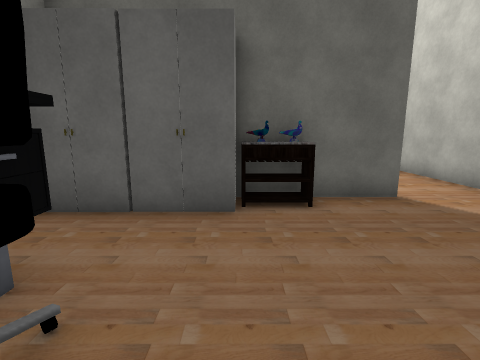
View 1 (above)

16 first-person views from a walk through a scene from a Unity 3-D project. The camera is 1.5 m above the floor, tilts 10° down and sees 85° across. The floor is counted in squares, 1 m on a side. Each view is taken from the middle of a square. On the plan, view 1 faces up. The plan holds only what a view shows up to about 14 squares ahead; the rest is blank. The player is left out. Door leaves are left out, so doorways stand open. Some surface patterns are stand-ins.

View 2
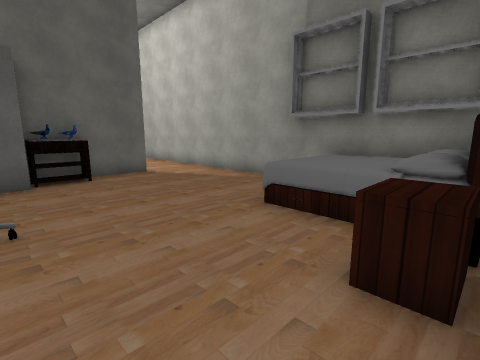

View 3
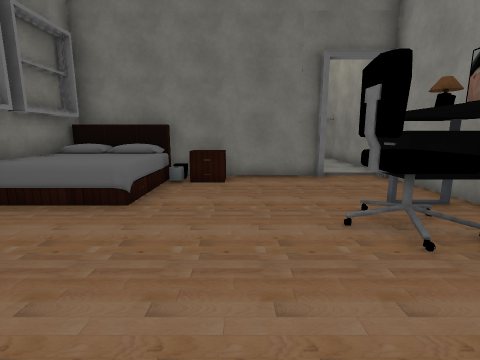

View 4
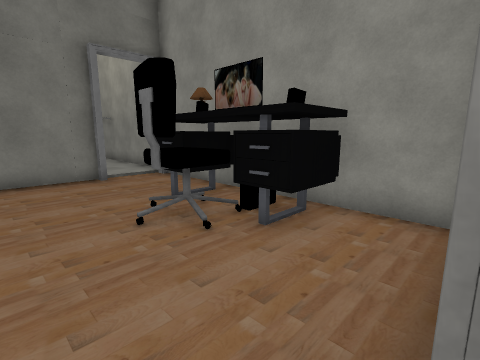

View 5
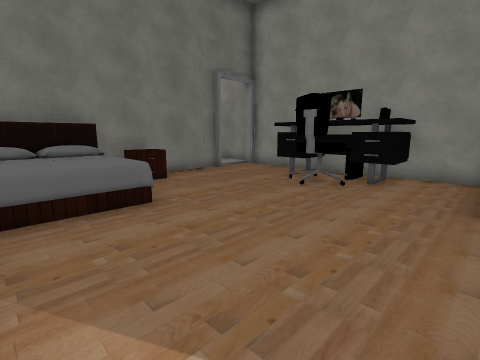

View 6
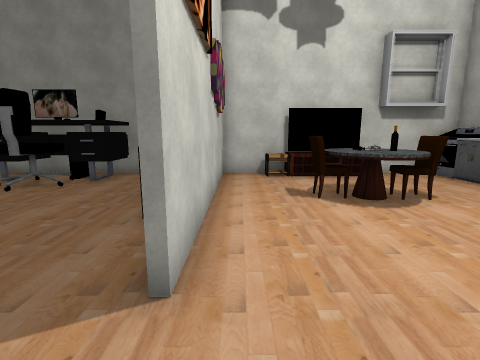

View 7
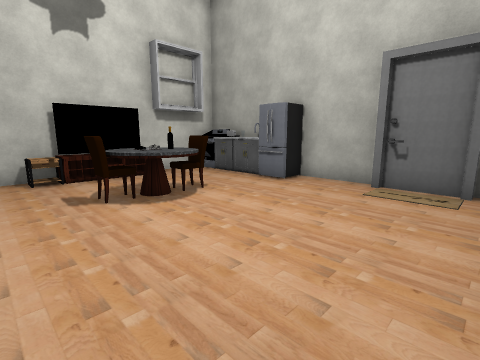

View 8
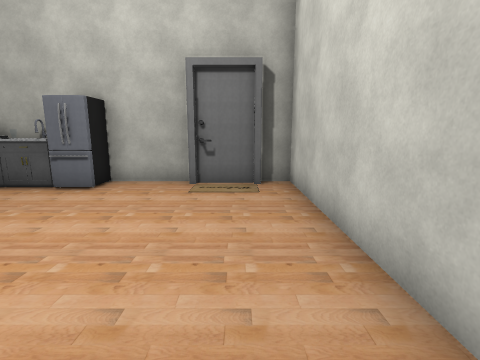

View 9
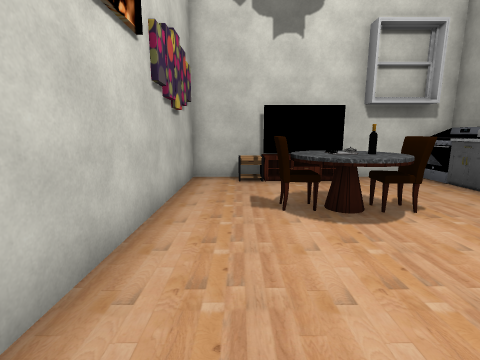

View 10
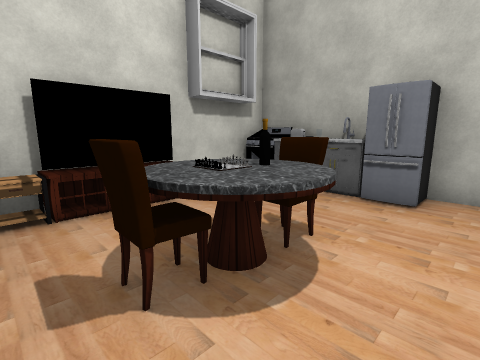

View 11
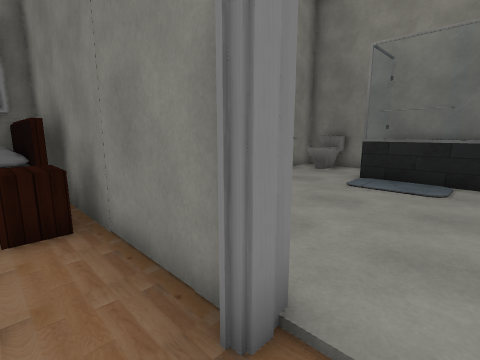

View 12
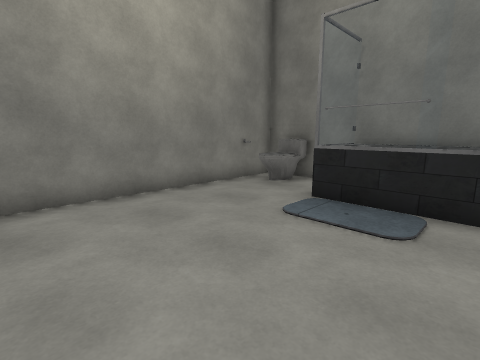

View 13
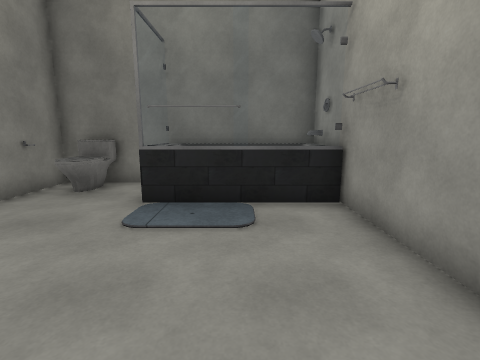

View 14
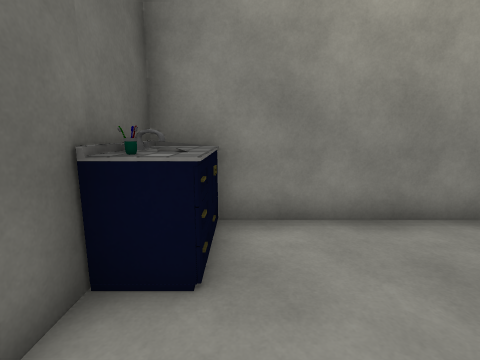

View 15
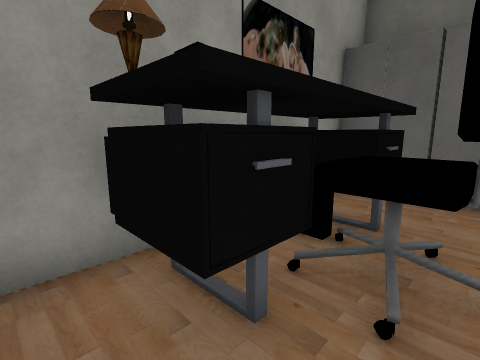

View 16
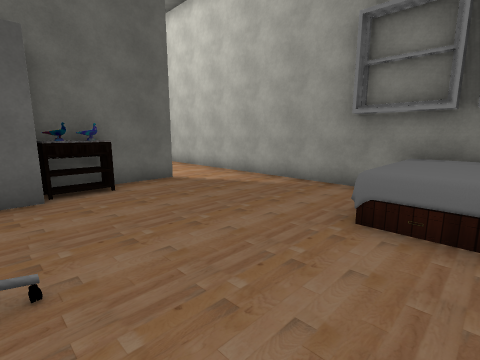

### Floor plan
Key: @ floor where view 1 was taken; # wall or solid block; . main floor; : floor 0.25 m higher than the main floor; D open door; = window, fence, low wall or low ledge; ^ raised ledge; C closet; H chair; B bed; T table; S stove; F fridge; I toilet; O other object.
Columns run from 4 left of view 1 to 7 right of it. Each row starts with its distance up from view 1.
 16       ######
 15 #SO^FF..##.#
 14 #S^^FF..  .#
 13 #..........#
 12 #..........#
 11 TT.^H......#
 10 OT.^^^.....#
  9 #T..H......#
  8 TT.........#
  7 #..........#
  6 #C#C#O##...#
  5 #C##O......#
  4 #..........#
  3 ##.........#
  2 ###........#
  1 #OHH.......#
  0 ## .@......#
 -1 ###.....BBB#
 -2 #.......BBB#
 -3 #.....TTBBB#
 -4 DDD...T#BBB#
 -5 DDD##^O^#
 -6 #.......#
 -7 #.......#
 -8 #.......#
 -9 #.......#
-10 #.......#
-11 #.:::...#
-12 #OOO=...#
-13 #   O.I.#
-14 #########

Positions as (right, up) in squares from view 1, and headings:
1: (0, 0), facing up
2: (-1, -4), facing up-right
3: (1, 5), facing down
4: (1, 5), facing down-left
5: (6, 5), facing down-left
6: (6, 7), facing left
7: (6, 7), facing up-left
8: (5, 7), facing up
9: (5, 8), facing left
10: (2, 8), facing up-left
11: (-3, -3), facing down-right
12: (-3, -6), facing down-right
13: (-2, -6), facing down
14: (-1, -6), facing right
15: (-1, -2), facing up-left
16: (-1, -2), facing up-right
